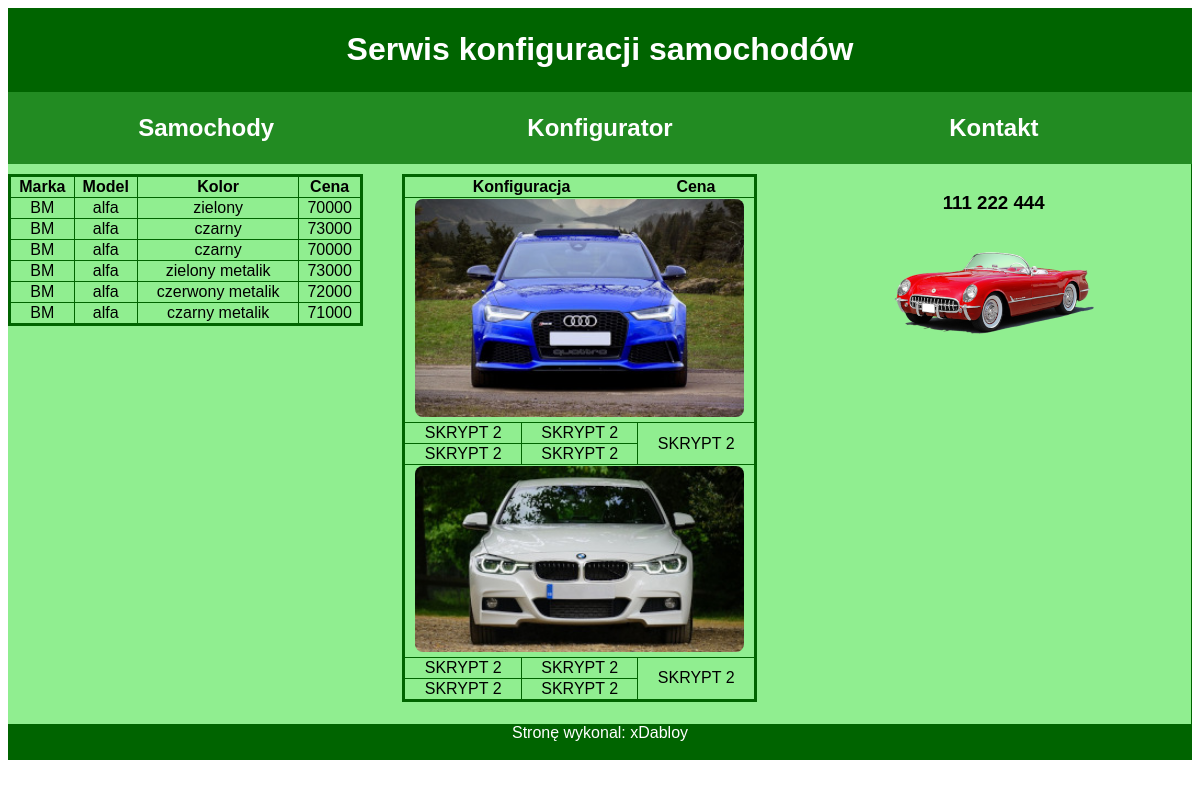
/2404/index.php, run on the app's committed database.
### tables this page shows
CREATE TABLE IF NOT EXISTS `pojazdy` (
  `id` int(10) unsigned NOT NULL,
  `marka` varchar(20) NOT NULL,
  `model` varchar(20) NOT NULL,
  `cena` decimal(15,0) unsigned NOT NULL,
  `kolor` int(11) unsigned NOT NULL
);

CREATE TABLE IF NOT EXISTS `kolory` (
  `id` int(11) unsigned NOT NULL,
  `nazwa` varchar(20) NOT NULL,
  `doplata` decimal(10,2) unsigned DEFAULT NULL
);

### 2404/index.php (the view, shortened to what this page needs)
<!DOCTYPE html>
<html lang="pl">
<head>
    <link rel="stylesheet" href="styl.css">
</head>
<body>
    <?php
    $server = "localhost";
    $username = "root";
    $password = "";
    $database = "samochody";
    ?>
    <div class="naglowek">
        <h1>Serwis konfiguracji samochodów</h1>
    </div>
    <div class="nawi">
        <h2>Samochody</h2>
        <h2>Konfigurator</h2>
        <h2>Kontakt</h2>
    </div>
    <div class="glowny">
        <div class="lewy">
            <?php
            $connection = mysqli_connect($server, $username, $password, $database);
            $sql = "SELECT p.marka, p.model, p.cena, k.nazwa, k.doplata
        FROM pojazdy p
        JOIN kolory k ON p.kolor = k.id
        WHERE p.model = 'alfa'";
            $res = mysqli_query($connection, $sql);
            echo "<table border=1>";
            echo "<tr><th>Marka</th><th>Model</th><th>Kolor</th><th>Cena</th></tr>";
            while ($row = mysqli_fetch_assoc($res)) {
                echo "<tr>
        <td>{$row['marka']}</td>
        <td>{$row['model']}</td>
        <td>{$row['nazwa']}</td>
        <td>" . ($row['cena'] + $row['doplata']) . "</td>
    </tr>";
            }
            echo "</table>";
            ?>
        </div>
        <div class="srodkowy">
            <table>
                <tr>
                    <th colspan="2">Konfiguracja</th>
                    <th>Cena</th>
                </tr>
                <tr>
                    <td colspan="3"><img src="a1.jpg" alt="Konfiguracja 1" class="obrazy"></td>
                </tr>
                <tr>
                    <td>SKRYPT 2</td>
                    <td>SKRYPT 2</td>
                    <td rowspan="2">SKRYPT 2</td>
                </tr>
                <tr>
                    <td>SKRYPT 2</td>
                    <td>SKRYPT 2</td>
                </tr>
                <tr>
                    <td colspan="3"><img src="a2.jpg" alt="Konfiguracja 2" class="obrazy"></td>
                </tr>
                <tr>
                    <td>SKRYPT 2</td>
                    <td>SKRYPT 2</td>
                    <td rowspan="2">SKRYPT 2</td>
                </tr>
                <tr>
                    <td>SKRYPT 2</td>
                    <td>SKRYPT 2</td>
                </tr>
            </table>
        </div>
        <div class="prawy">
            <h3>
                111 222 444
            </h3>
            <img src="a3.png" alt="Samochód">
        </div>
    </div>
    <div class="stopka">
        <p>
            Stronę wykonal: xDabloy
        </p>
    </div>
</body>
</html>

### 2404/styl.css (style rules this page uses)
* { text-align: center; font-family: Arial, Helvetica, sans-serif; }
.naglowek, .nawi, .stopka { color: white; padding: 2px; }
.naglowek, .stopka { background-color: darkgreen; }
.nawi { background-color: forestgreen; }
.prawy, .lewy, .srodkowy { background-color: lightgreen; width: 33.3%; height: 550px; padding-top: 10px; overflow: auto; float: left; }
h2 { width: 33%; display: inline-block; }
table, td, tr { border: solid 1px darkgreen; }
table { width: 90%; border: solid darkgreen; border-collapse: collapse; }
.obrazy { width: 95%; border-radius: 8px; }

### data on the page
pojazdy: marka "BM", model "alfa", kolor.nazwa "zielony", $row['cena'] + $row['doplata'] "70000"
pojazdy: marka "BM", model "alfa", kolor.nazwa "czarny", $row['cena'] + $row['doplata'] "73000"
pojazdy: marka "BM", model "alfa", kolor.nazwa "czarny", $row['cena'] + $row['doplata'] "70000"
pojazdy: marka "BM", model "alfa", kolor.nazwa "zielony metalik", $row['cena'] + $row['doplata'] "73000"
pojazdy: marka "BM", model "alfa", kolor.nazwa "czerwony metalik", $row['cena'] + $row['doplata'] "72000"
pojazdy: marka "BM", model "alfa", kolor.nazwa "czarny metalik", $row['cena'] + $row['doplata'] "71000"
